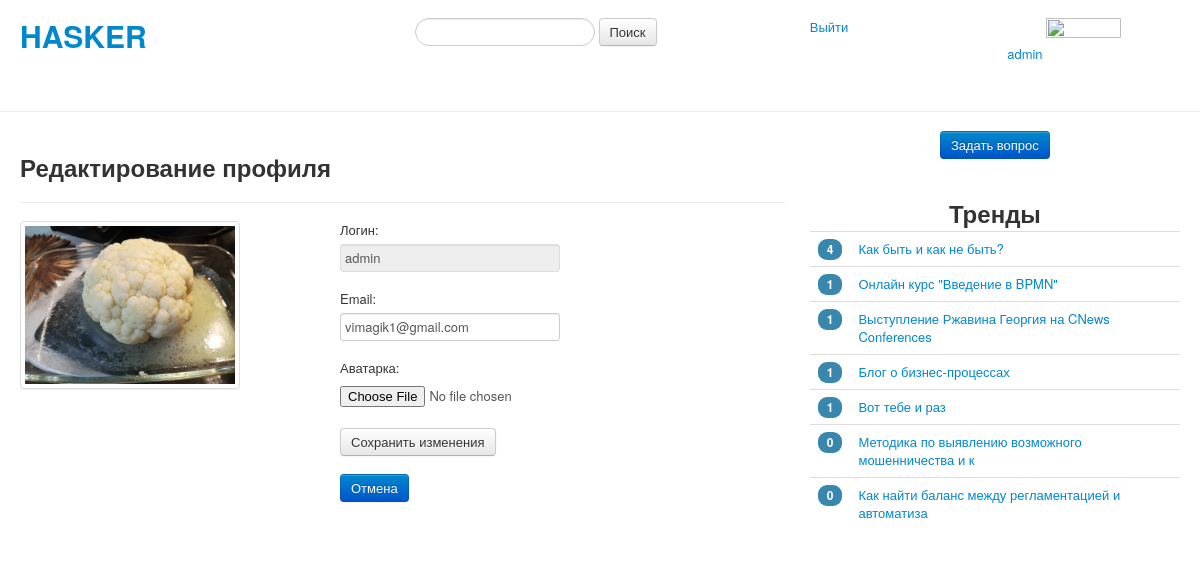
Page /auth/editprofile/ (signed in) on the earlier database version.
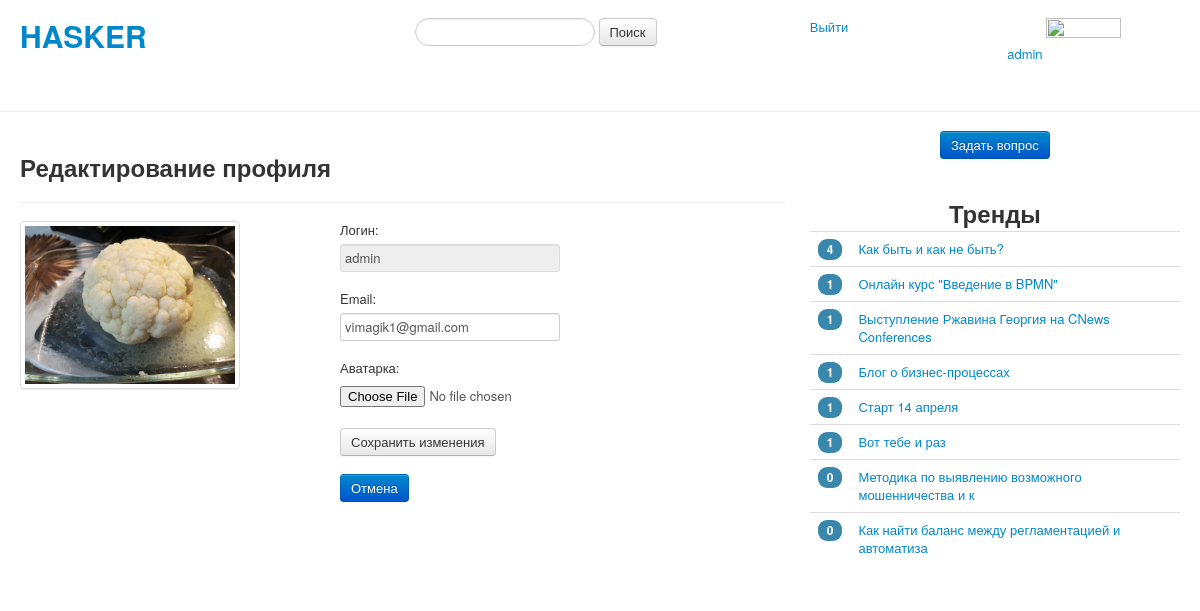
Same page on the later database version.
### questions/models.py (models this page shows, shortened)
class Questions(models.Model):
    class Meta:
        verbose_name = 'Question'
        verbose_name_plural = 'Questions'
    title = models.CharField(max_length=50, verbose_name='Заголовок')
    body = models.TextField(verbose_name='Текст вопроса')
    author = models.ForeignKey(
        User,
        on_delete=models.DO_NOTHING
    )
    create_date = models.DateTimeField(auto_now_add=True)
    tags = models.ManyToManyField(Tags)

### registration/views.py (the view, shortened to what this page needs)
# urls.py: path('editprofile/', login_required(EditProfileView.as_view()), name='editprofile'),
class EditProfileView(TemplateView):
    template_name = 'registration/editProfile.html'
    def get_context_data(self, **kwargs):
        context = super().get_context_data(**kwargs)
        data = {}
        photo_url = None
        if self.request.user.is_authenticated:
            data['login'] = self.request.user.username
            data['email'] = self.request.user.email
            profile = UserProfile.objects.filter(user=self.request.user)
            if profile is not None:
                photo_url = profile[0].photo.url
        context['form'] = UserProfileForm(initial=data)
        context['photo_url'] = photo_url
        get_trends(context)
        return context

### registration/forms.py
class UserProfileForm(forms.Form):
    login = forms.CharField(max_length=50, label='Логин', disabled=True, required=False)
    email = forms.EmailField(widget=forms.EmailInput)
    photo = forms.ImageField(label='Аватарка', required=False)

### questions/views.py (called while the page is built)
def get_trends(context: dict):
    trends = Questions.objects.annotate(count=Count('questionvotes')).order_by('-count')[:20]
    context['trends'] = trends

### registration/templates/registration/editProfile.html (shortened to what this page needs)
{% extends 'base.html'%}
{% block leftbody %}
        <div class="page-header">
          <h2>Редактирование профиля</h2>
        </div>
    <div class="row">
      <div class="span8">
        <div class="row">
          <div class="span4">
              <ul class="thumbnails">
              <li class="span3">
                <a class="thumbnail">
                  <img src="{{ photo_url }}" alt="">
                </a>
              </li>
            </ul>
          </div>
          <div class="span4">
              <form method="POST" enctype="multipart/form-data">
                    {{ form.as_p }}
                    <input class="btn" type="submit" value="Сохранить изменения">
              </form>
              <form action="/">
                  <button class="btn btn-primary" type="submit">Отмена</button>
              </form>
          </div>
        </div>
      </div>
    </div>
{% endblock %}

### questions/templates/base.html (shortened to what this page needs)
<!DOCTYPE html>
<html lang="ru">
<head>
    {% load static %}
    <link href="{% static 'css/bootstrap-responsive.css' %}" rel="stylesheet">
    <link href="{% static 'css/bootstrap.css' %}" rel="stylesheet">
</head>
<body>
    <div class="container-fluid">
        <br>
        <div class="row-fluid">
            <div class="span4">
                <h1><a href="{% url 'questions:index' %}">HASKER</a></h1>
            </div>
            <div class="span4">
                <form class="form-search" method="POST" enctype="multipart/form-data" action="{% url 'questions:searchresult' %}">
                  <input type="text" class="input-medium search-query" name="search_string" value="{{ tag_value }}">
                  <button type="submit" class="btn">Поиск</button>
                </form>
            </div>
            <div class="span2">
                {% if user.is_authenticated %}
                  <a href="{% url 'registration:logout' %}">Выйти</a>
                {% else %}
                  <a href="{% url 'registration:login' %}">Войти</a>
                {% endif %}
            </div>
            <div class="span2">
                {% if user.is_authenticated %}
                    <a href="{% url 'registration:editprofile' %}">{{ user.username }}</a>
                    <img src="{{ photo.url }}" height="75" width="75">
                {% else %}
                    <form action="{% url 'registration:registration' %}">
                        <button class="btn btn-primary" type="submit">Зарегистрироваться</button>
                    </form>
                {% endif %}
            </div>
        </div>
    </div>
    <hr>
    <div class="container-fluid">
      <div class="row-fluid">
        <div class="span8">
            {% block leftbody %}
            {% endblock %}
        </div>
        <div class="span4">
        {% if user.is_authenticated %}
            <div class="pagination-centered">
                 <form action="{% url 'questions:createquestion' %}">
                        <button class="btn btn-primary" type="submit">Задать вопрос</button>
                 </form>
            </div>
        {% endif %}
            <br>
            <div class="pagination-centered">
                <h2>Тренды</h2>
            </div>
            <div>
                 <table class="table">
                    {% for trend in trends %}
                    <tr>
                        <td><span class="badge badge-info">{{ trend.count }}</span></td>
                        <td><a href="{% url 'questions:questionview' trend.id %}">{{ trend.title }}</a></td>
                    </tr>
                    {% endfor %}
                 </table>
            </div>
        </div>
      </div>
    </div>
</body>
</html>

Differences in the rows shown:
added Questions: count "1", title "Старт 14 апреля"
